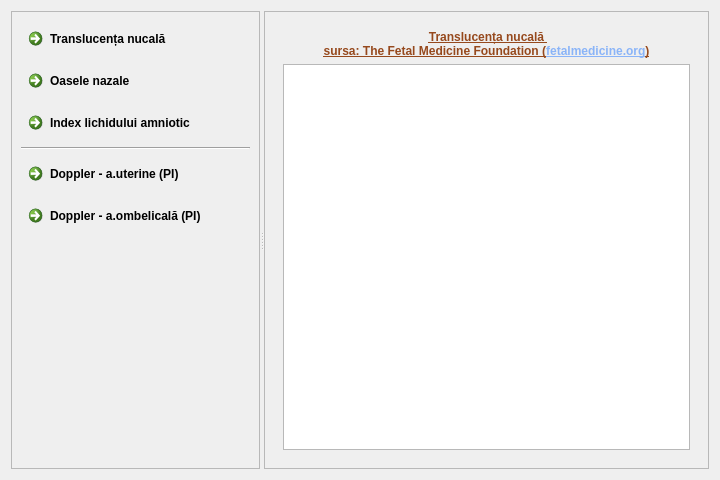
<?xml version="1.0" encoding="UTF-8"?>
<ui version="4.0">
 <class>Normograms</class>
 <widget class="QDialog" name="Normograms">
  <property name="geometry">
   <rect>
    <x>0</x>
    <y>0</y>
    <width>720</width>
    <height>480</height>
   </rect>
  </property>
  <property name="font">
   <font>
    <family>Segoe UI</family>
   </font>
  </property>
  <property name="windowTitle">
   <string>Dialog</string>
  </property>
  <property name="windowIcon">
   <iconset resource="../../resources/resource.qrc">
    <normaloff>:/img/medicine/normograma.png</normaloff>:/img/medicine/normograma.png</iconset>
  </property>
  <layout class="QGridLayout" name="gridLayout">
   <item row="0" column="0">
    <widget class="QSplitter" name="splitter">
     <property name="orientation">
      <enum>Qt::Orientation::Horizontal</enum>
     </property>
     <widget class="QFrame" name="frame_btn">
      <property name="frameShape">
       <enum>QFrame::Shape::StyledPanel</enum>
      </property>
      <property name="frameShadow">
       <enum>QFrame::Shadow::Raised</enum>
      </property>
      <layout class="QGridLayout" name="gridLayout_2">
       <item row="1" column="0">
        <widget class="QCommandLinkButton" name="btnBN">
         <property name="text">
          <string>Oasele nazale</string>
         </property>
         <property name="icon">
          <iconset resource="../../resources/resource.qrc">
           <normaloff>:/img/medicine/nt.png</normaloff>:/img/medicine/nt.png</iconset>
         </property>
        </widget>
       </item>
       <item row="2" column="0">
        <widget class="QCommandLinkButton" name="btnIndexAmniotic">
         <property name="text">
          <string>Index lichidului amniotic</string>
         </property>
         <property name="icon">
          <iconset resource="../../resources/resource.qrc">
           <normaloff>:/img/medicine/nt.png</normaloff>:/img/medicine/nt.png</iconset>
         </property>
        </widget>
       </item>
       <item row="7" column="0">
        <spacer name="verticalSpacer">
         <property name="orientation">
          <enum>Qt::Orientation::Vertical</enum>
         </property>
         <property name="sizeHint" stdset="0">
          <size>
           <width>20</width>
           <height>355</height>
          </size>
         </property>
        </spacer>
       </item>
       <item row="3" column="0">
        <widget class="Line" name="line">
         <property name="orientation">
          <enum>Qt::Orientation::Horizontal</enum>
         </property>
        </widget>
       </item>
       <item row="0" column="0">
        <widget class="QCommandLinkButton" name="btnNT">
         <property name="text">
          <string>Translucența nucală</string>
         </property>
         <property name="icon">
          <iconset resource="../../resources/resource.qrc">
           <normaloff>:/img/medicine/nt.png</normaloff>:/img/medicine/nt.png</iconset>
         </property>
        </widget>
       </item>
       <item row="5" column="0">
        <widget class="QCommandLinkButton" name="btnDopplerUmbelical">
         <property name="text">
          <string>Doppler - a.ombelicală (PI)</string>
         </property>
         <property name="icon">
          <iconset resource="../../resources/resource.qrc">
           <normaloff>:/img/medicine/doppler.png</normaloff>:/img/medicine/doppler.png</iconset>
         </property>
        </widget>
       </item>
       <item row="4" column="0">
        <widget class="QCommandLinkButton" name="btnDopplerUterine">
         <property name="text">
          <string>Doppler - a.uterine (PI)</string>
         </property>
         <property name="icon">
          <iconset resource="../../resources/resource.qrc">
           <normaloff>:/img/medicine/doppler.png</normaloff>:/img/medicine/doppler.png</iconset>
         </property>
        </widget>
       </item>
      </layout>
     </widget>
     <widget class="QFrame" name="frame_tables">
      <property name="frameShape">
       <enum>QFrame::Shape::StyledPanel</enum>
      </property>
      <property name="frameShadow">
       <enum>QFrame::Shadow::Raised</enum>
      </property>
      <layout class="QGridLayout" name="gridLayout_3">
       <item row="0" column="0">
        <widget class="QStackedWidget" name="stackedWidget">
         <property name="currentIndex">
          <number>0</number>
         </property>
         <widget class="QWidget" name="pageNT">
          <layout class="QGridLayout" name="gridLayout_4">
           <item row="1" column="0">
            <widget class="QTableView" name="tableNT"/>
           </item>
           <item row="0" column="0">
            <widget class="QLabel" name="label">
             <property name="font">
              <font>
               <family>Cantarell</family>
               <bold>true</bold>
               <underline>true</underline>
              </font>
             </property>
             <property name="layoutDirection">
              <enum>Qt::LayoutDirection::LeftToRight</enum>
             </property>
             <property name="styleSheet">
              <string notr="true">color: rgb(150, 73, 29);</string>
             </property>
             <property name="text">
              <string>&lt;html&gt;&lt;head/&gt;&lt;body&gt;Translucența nucală &lt;br&gt;sursa: The Fetal Medicine Foundation (&lt;a href=&quot;https://fetalmedicine.org/research/assess/nt&quot;&gt;&lt;span style=&quot; text-decoration: underline; color:#8ab4f8;&quot;&gt;fetalmedicine.org&lt;/span&gt;&lt;/a&gt;)&lt;/body&gt;&lt;/html&gt;</string>
             </property>
             <property name="alignment">
              <set>Qt::AlignmentFlag::AlignCenter</set>
             </property>
             <property name="openExternalLinks">
              <bool>true</bool>
             </property>
            </widget>
           </item>
          </layout>
         </widget>
         <widget class="QWidget" name="page_BN">
          <layout class="QGridLayout" name="gridLayout_5">
           <item row="1" column="0">
            <widget class="QTableView" name="tableBN"/>
           </item>
           <item row="0" column="0">
            <widget class="QLabel" name="label_2">
             <property name="font">
              <font>
               <family>Cantarell</family>
               <bold>true</bold>
               <underline>true</underline>
              </font>
             </property>
             <property name="styleSheet">
              <string notr="true">color: rgb(150, 73, 29);</string>
             </property>
             <property name="text">
              <string>Oasele nazale 
sursa: M.V.Medvedev 2012a.</string>
             </property>
             <property name="alignment">
              <set>Qt::AlignmentFlag::AlignCenter</set>
             </property>
            </widget>
           </item>
          </layout>
         </widget>
         <widget class="QWidget" name="page_indexAmniotic">
          <layout class="QGridLayout" name="gridLayout_6">
           <item row="1" column="0">
            <widget class="QTableView" name="tableIndexAmniotic"/>
           </item>
           <item row="0" column="0">
            <widget class="QLabel" name="label_3">
             <property name="font">
              <font>
               <family>Cantarell</family>
               <bold>true</bold>
               <underline>true</underline>
              </font>
             </property>
             <property name="styleSheet">
              <string notr="true">color: rgb(150, 73, 29);</string>
             </property>
             <property name="text">
              <string>Index lichidului amniotic 
sursa: T.Moore ... 1990a.</string>
             </property>
             <property name="alignment">
              <set>Qt::AlignmentFlag::AlignCenter</set>
             </property>
            </widget>
           </item>
          </layout>
         </widget>
         <widget class="QWidget" name="page_dopplerUterine">
          <layout class="QGridLayout" name="gridLayout_7">
           <item row="0" column="0">
            <widget class="QLabel" name="label_4">
             <property name="font">
              <font>
               <family>Cantarell</family>
               <bold>true</bold>
               <underline>true</underline>
              </font>
             </property>
             <property name="styleSheet">
              <string notr="true">color: rgb(150, 73, 29);</string>
             </property>
             <property name="text">
              <string>&lt;html&gt;&lt;head/&gt;&lt;body&gt;A.uterine (PI)&lt;br&gt;sursa: The Fetal Medicine Foundation (&lt;a href=&quot;https://fetalmedicine.org/research/utpi&quot;&gt;&lt;span style=&quot; text-decoration: underline; color:#8ab4f8;&quot;&gt;fetalmedicine.org&lt;/span&gt;&lt;/a&gt;)&lt;/p&gt;&lt;/body&gt;&lt;/html&gt;</string>
             </property>
             <property name="alignment">
              <set>Qt::AlignmentFlag::AlignCenter</set>
             </property>
             <property name="openExternalLinks">
              <bool>true</bool>
             </property>
            </widget>
           </item>
           <item row="1" column="0">
            <widget class="QTableView" name="tableUterine"/>
           </item>
          </layout>
         </widget>
         <widget class="QWidget" name="page_dopplerUmbelical">
          <layout class="QGridLayout" name="gridLayout_8">
           <item row="0" column="0">
            <widget class="QLabel" name="label_5">
             <property name="font">
              <font>
               <family>Cantarell</family>
               <bold>true</bold>
               <underline>true</underline>
              </font>
             </property>
             <property name="styleSheet">
              <string notr="true">color: rgb(150, 73, 29);</string>
             </property>
             <property name="text">
              <string>&lt;html&gt;&lt;head/&gt;&lt;body&gt;&lt;p&gt;A.ombelicală (PI)&lt;br/&gt;sursa: The Fetal Medicine Foundation (&lt;a href=&quot;https://fetalmedicine.org/research/doppler&quot;&gt;&lt;span style=&quot; text-decoration: underline; color:#8ab4f8;&quot;&gt;fetalmedicine.org&lt;/span&gt;&lt;/a&gt;)&lt;/p&gt;&lt;/body&gt;&lt;/html&gt;</string>
             </property>
             <property name="alignment">
              <set>Qt::AlignmentFlag::AlignCenter</set>
             </property>
             <property name="openExternalLinks">
              <bool>true</bool>
             </property>
            </widget>
           </item>
           <item row="1" column="0">
            <widget class="QTableView" name="tableUmbelical"/>
           </item>
          </layout>
         </widget>
        </widget>
       </item>
      </layout>
     </widget>
    </widget>
   </item>
  </layout>
 </widget>
 <resources>
  <include location="../../resources/resource.qrc"/>
 </resources>
 <connections/>
</ui>
